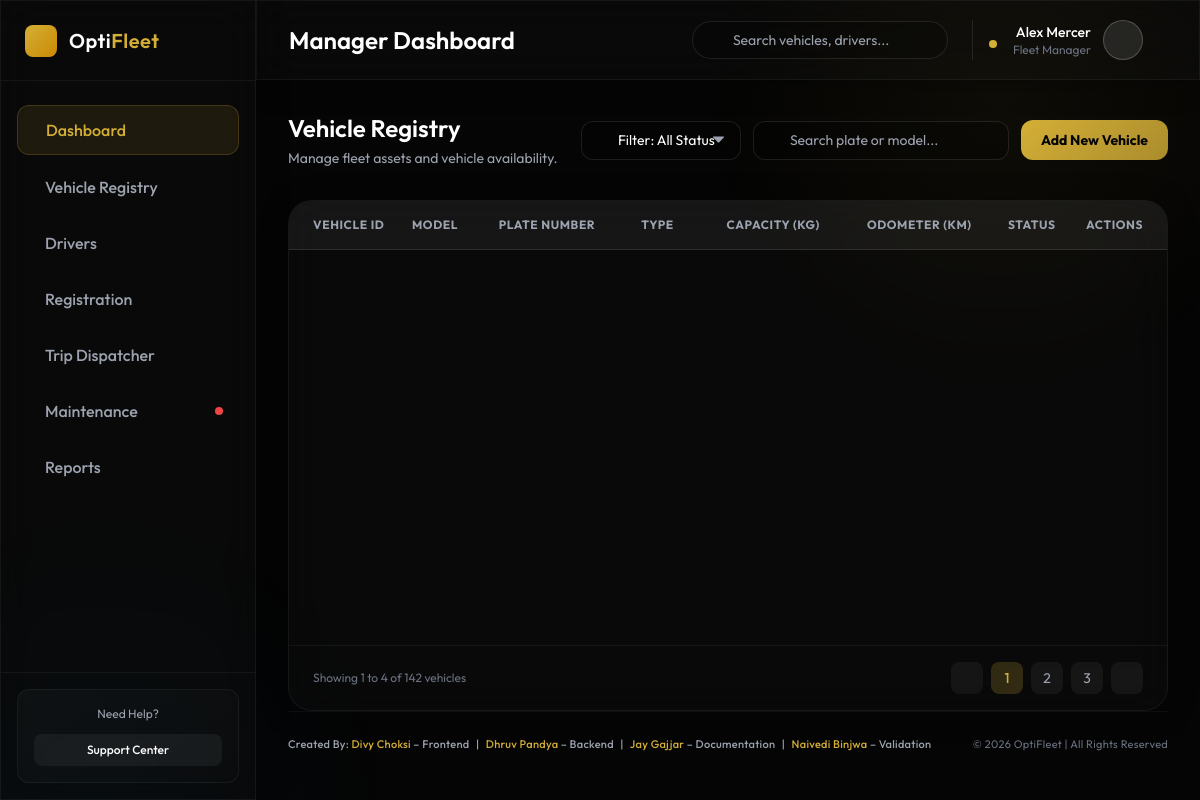
The page /fleet/manager/manager_vehicle_registry.php (signed in) on the database as committed earlier.
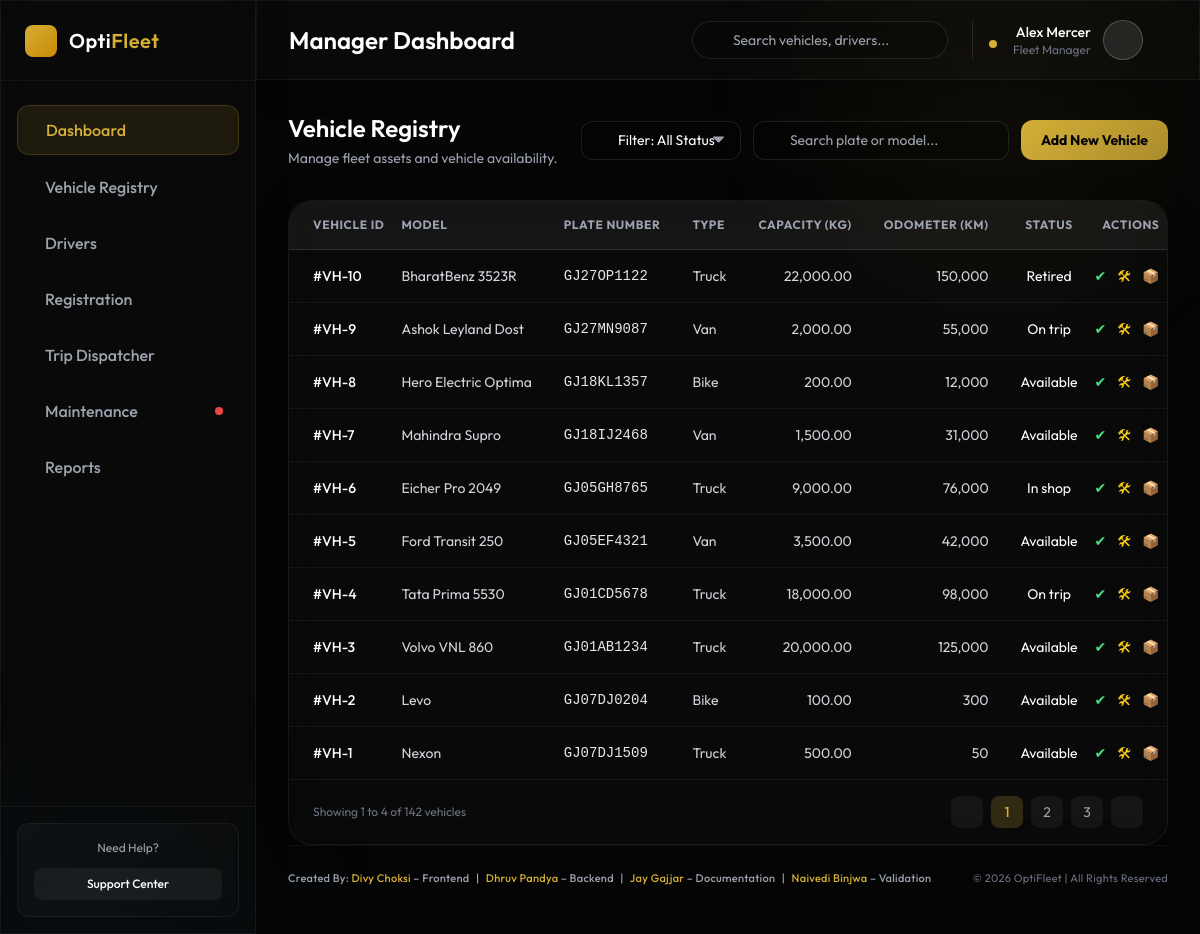
The same page on the database as committed later.
### tables this page shows
CREATE TABLE `vehicles` (
  `vehicle_id` int(11) NOT NULL,
  `license_plate` varchar(50) NOT NULL,
  `model` varchar(100) DEFAULT NULL,
  `type` varchar(50) DEFAULT NULL,
  `max_capacity` decimal(10,2) DEFAULT NULL,
  `acquisition_cost` decimal(12,2) DEFAULT NULL,
  `odometer` int(11) DEFAULT 0,
  `status` enum('available','on_trip','in_shop','retired') DEFAULT 'available',
  `created_at` timestamp NOT NULL DEFAULT current_timestamp(),
  `updated_at` timestamp NOT NULL DEFAULT current_timestamp() ON UPDATE current_timestamp()
);

### fleet/manager/manager_vehicle_registry.php (the view, shortened to what the changed rows need)
<?php
require "../dbconnect.php";
$filter = $_GET['filter'] ?? 'all';
if ($filter === 'all') {
    $stmt = $conn->query("SELECT * FROM vehicles ORDER BY vehicle_id DESC");
} else {
    $stmt = $conn->prepare("SELECT * FROM vehicles WHERE status = ? ORDER BY vehicle_id DESC");
    $stmt->execute([$filter]);
}
$vehicles = $stmt->fetchAll(PDO::FETCH_ASSOC);
?>
<!DOCTYPE html>
<html lang="en">
<head>
    <script src="https://cdn.tailwindcss.com"></script>
</head>
<body class="h-screen flex overflow-hidden selection:bg-brand-gold selection:text-black relative">
    <div class="flex-1 flex flex-col h-full relative z-10 overflow-hidden">
        <header class="h-20 glass-panel flex items-center justify-between px-8 border-b border-white/5 shrink-0">
            <h1 class="text-2xl font-semibold">Manager Dashboard</h1>
        </header>
        <main class="flex-1 overflow-y-auto p-8 flex flex-col">
            <div class="flex flex-col md:flex-row justify-between items-start md:items-center gap-4 mb-8">
                <div>
                    <h2 class="text-2xl font-semibold text-white">Vehicle Registry</h2>
                </div>
            </div>
            <div class="glass-panel rounded-3xl overflow-hidden flex-1 flex flex-col min-h-[400px]">
                <div class="overflow-x-auto">
                    <table class="w-full text-left border-collapse whitespace-nowrap">
                        <thead>
                            <tr class="bg-white/5 text-xs font-semibold text-gray-400 uppercase tracking-wider border-b border-white/10">
                                <th class="py-4 pl-6">Vehicle ID</th>
                                <th class="py-4 px-4">Model</th>
                                <th class="py-4 px-4">Plate Number</th>
                                <th class="py-4 px-4">Type</th>
                                <th class="py-4 px-4 text-right">Capacity (kg)</th>
                                <th class="py-4 px-4 text-right">Odometer (km)</th>
                                <th class="py-4 px-4 text-center">Status</th>
                                <th class="py-4 pr-6 text-right">Actions</th>
                            </tr>
                        </thead>
                        <tbody class="text-sm divide-y divide-white/5">
<?php foreach ($vehicles as $v): ?>
<tr class="hover:bg-white/5 transition-colors group">
    <td class="py-4 pl-6 font-medium text-white">
        #VH-<?= $v['vehicle_id']; ?>
    </td>
    <td class="py-4 px-4 text-gray-300">
        <?= htmlspecialchars($v['model']); ?>
    </td>
    <td class="py-4 px-4 font-mono text-gray-200">
        <?= htmlspecialchars($v['license_plate']); ?>
    </td>
    <td class="py-4 px-4 text-gray-300">
        <?= htmlspecialchars($v['type']); ?>
    </td>
    <td class="py-4 px-4 text-right text-gray-300">
        <?= number_format($v['max_capacity'], 2); ?>
    </td>
    <td class="py-4 px-4 text-right text-gray-300">
        <?= number_format($v['odometer']); ?>
    </td>
    <td class="py-4 px-4 text-center">
        <?= ucfirst(str_replace('_',' ', $v['status'])); ?>
    </td>
    <td class="py-4 pr-6 text-right">
        <a href="?update_status=available&id=<?= $v['vehicle_id']; ?>" class="text-green-400">✔</a>
        <a href="?update_status=in_shop&id=<?= $v['vehicle_id']; ?>" class="text-yellow-400 ml-2">🛠</a>
        <a href="?update_status=retired&id=<?= $v['vehicle_id']; ?>" class="text-gray-400 ml-2">📦</a>
    </td>
</tr>
<?php endforeach; ?>
</tbody>                    </table>
                </div>
            </div>
        </main>
    </div>
</body>
</html>

Rows that differ between the two databases and show on the page:
added vehicles: vehicle_id "10", model "BharatBenz 3523R", license_plate "GJ27OP1122", type "Truck", max_capacity "22,000.00", odometer "150,000", status "Retired"
added vehicles: vehicle_id "9", model "Ashok Leyland Dost", license_plate "GJ27MN9087", type "Van", max_capacity "2,000.00", odometer "55,000", status "On trip"
added vehicles: vehicle_id "8", model "Hero Electric Optima", license_plate "GJ18KL1357", type "Bike", max_capacity "200.00", odometer "12,000", status "Available"
added vehicles: vehicle_id "7", model "Mahindra Supro", license_plate "GJ18IJ2468", type "Van", max_capacity "1,500.00", odometer "31,000", status "Available"
added vehicles: vehicle_id "6", model "Eicher Pro 2049", license_plate "GJ05GH8765", type "Truck", max_capacity "9,000.00", odometer "76,000", status "In shop"
added vehicles: vehicle_id "5", model "Ford Transit 250", license_plate "GJ05EF4321", type "Van", max_capacity "3,500.00", odometer "42,000", status "Available"
added vehicles: vehicle_id "4", model "Tata Prima 5530", license_plate "GJ01CD5678", type "Truck", max_capacity "18,000.00", odometer "98,000", status "On trip"
added vehicles: vehicle_id "3", model "Volvo VNL 860", license_plate "GJ01AB1234", type "Truck", max_capacity "20,000.00", odometer "125,000", status "Available"
added vehicles: vehicle_id "2", model "Levo", license_plate "GJ07DJ0204", type "Bike", max_capacity "100.00", odometer "300", status "Available"
added vehicles: vehicle_id "1", model "Nexon", license_plate "GJ07DJ1509", type "Truck", max_capacity "500.00", odometer "50", status "Available"
